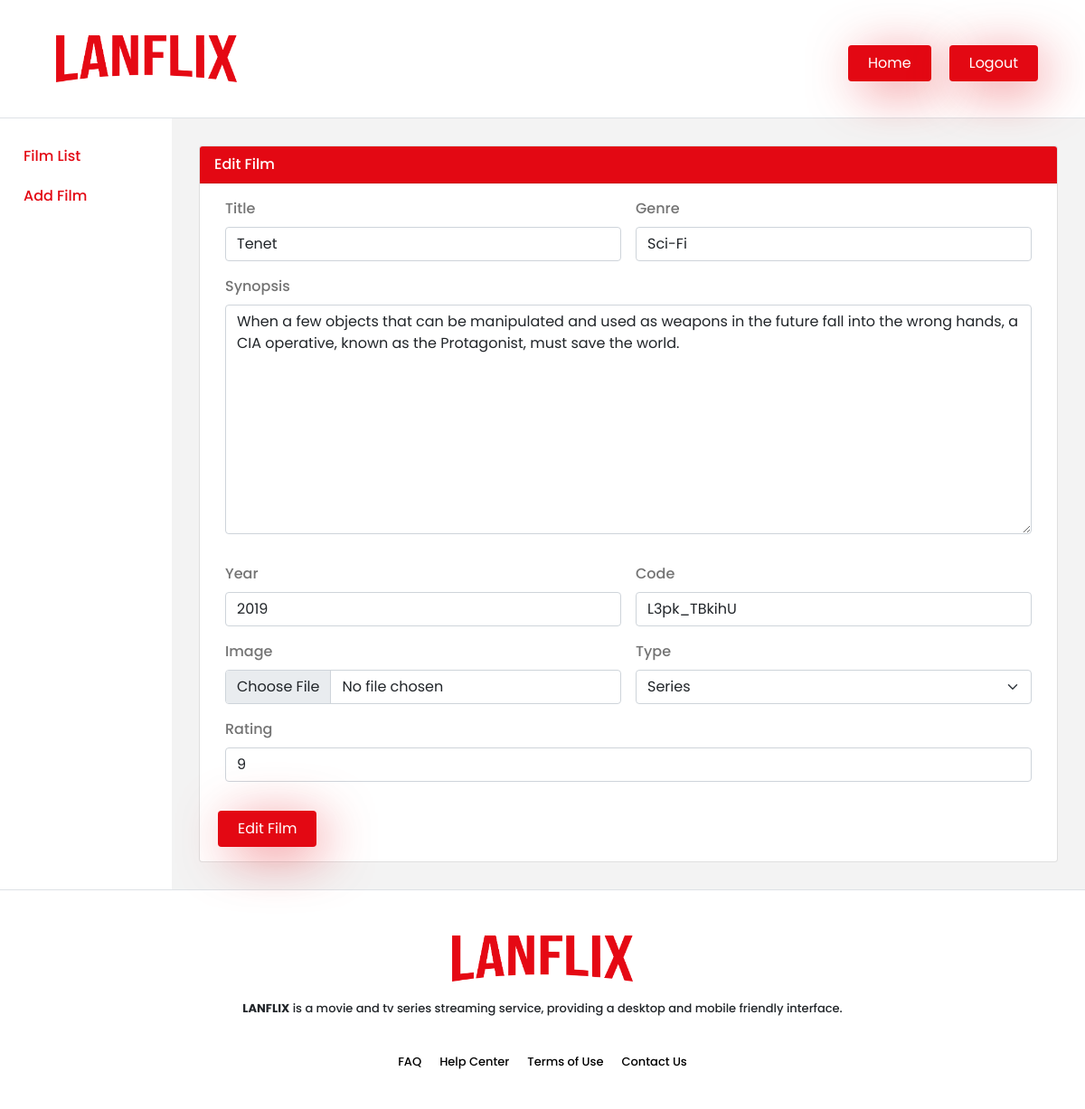
Page /dashboard/index.php?page=edit_film&id=1 (signed in) on the committed database.
### tables this page shows
CREATE TABLE `films` (
  `id` int(11) NOT NULL,
  `film_title` varchar(255) NOT NULL,
  `film_genre` varchar(40) NOT NULL,
  `film_synopsis` mediumtext NOT NULL,
  `film_year` int(11) NOT NULL,
  `film_code` varchar(255) NOT NULL,
  `film_type` varchar(255) NOT NULL,
  `film_rating` int(11) NOT NULL,
  `film_img` varchar(255) NOT NULL
);

### config/connection.php (called while the page is built, shortened)
<?php
class Koneksi
{
    private $dbhost = "localhost";
    private $dbuser = "root";
    private $dbpass = "";
    private $dbname = "lanflix";
    function __construct()
    {
        $this->conn = new mysqli($this->dbhost, $this->dbuser, $this->dbpass, $this->dbname);
        if ($this->conn->connect_error) {
            echo 'Koneksi gagal!';
        } else {
            return $this->conn;
        }
    }
}

### config/proses_crud.php (called while the page is built, shortened)
<?php
require "connection.php";
class ProsesCrud extends Koneksi
{
    public function displayFilmById($id)
    {
        $sql = "SELECT * FROM films WHERE id='$id'";
        $result = $this->conn->query($sql);
        if ($result->num_rows == 1) {
            $row = $result->fetch_assoc();
            return $row;
        }
    }
}

### dashboard/edit_film.php (the view, shortened to what this page needs)
<?php
$obj = new ProsesCrud();
if (isset($_GET['id'])) {
    $id = $_GET['id'];
    $edit = $obj->displayFilmById($id);
}
$type = $edit['film_type'];
?>
<div class="card">
    <div class="card-header bg-primary text-white">
        Edit Film
    </div>
    <div class="card-body">
        <div class="container">
            <div class="editfilm-form">
                <form action="" method="POST" enctype="multipart/form-data" class="form row g-3">
                    <div class="col-md-6">
                        <label for="film_title" class="form-label">Title</label>
                        <input type="text" class="form-control" id="film_title" name="film_title" value="<?= $edit['film_title']; ?>" required />
                    </div>
                    <div class="col-md-6">
                        <label for="film_genre" class="form-label">Genre</label>
                        <input type="text" class="form-control" id="film_genre" name="film_genre" value="<?= $edit['film_genre']; ?>" required />
                    </div>
                    <div class="mb-3">
                        <label for="film_synopsis" class="form-label">Synopsis</label>
                        <textarea class="form-control text-area" name="film_synopsis" id="film_synopsis" cols="30" rows="10" maxlength="65535" required><?= $edit['film_synopsis']; ?></textarea>
                    </div>
                    <div class="col-md-6">
                        <label for="film_year" class="form-label">Year</label>
                        <input type="number" class="form-control" id="film_year" name="film_year" value="<?= $edit['film_year']; ?>" required />
                    </div>
                    <div class="col-md-6">
                        <label for="film_code" class="form-label">Code</label>
                        <input type="text" class="form-control" id="film_code" name="film_code" value="<?= $edit['film_code']; ?>" required />
                    </div>
                    <div class="col-md-6">
                        <label for="film_img" class="form-label">Image</label>
                        <input type="file" class="form-control" id="film_img" name="film_img" required />
                    </div>
                    <div class="col-md-6">
                        <label for="film_type" class="form-label">Type</label>
                        <select name="film_type" id="film_type" class="form-select" required>
                            <option value="Series" <?php
                                                    if ($type == 'Series') {
                                                        echo "selected";
                                                    }
                                                    ?>>Series</option>
                        </select>
                    </div>
                    <div class="mb-3">
                        <label for="film_rating" class="form-label">Rating</label>
                        <input type="number" step="0.5" class="form-control" id="film_rating" name="film_rating" value="<?= $edit['film_rating']; ?>" required />
                    </div>
                    <button type="submit" name="editfilm" class="btn btn-primary">Edit Film</button>
                </form>
            </div>
        </div>
    </div>
</div>

### rows in the picture
films: film_title "Tenet", film_genre "Sci-Fi", film_synopsis "When a few objects that can be manipulated and used as weapons in the future fall into the wrong hands, a CIA operative, known as the Protagonist, must save the world.", film_year "2019", film_code "L3pk_TBkihU", film_type "Series", film_rating "9"
